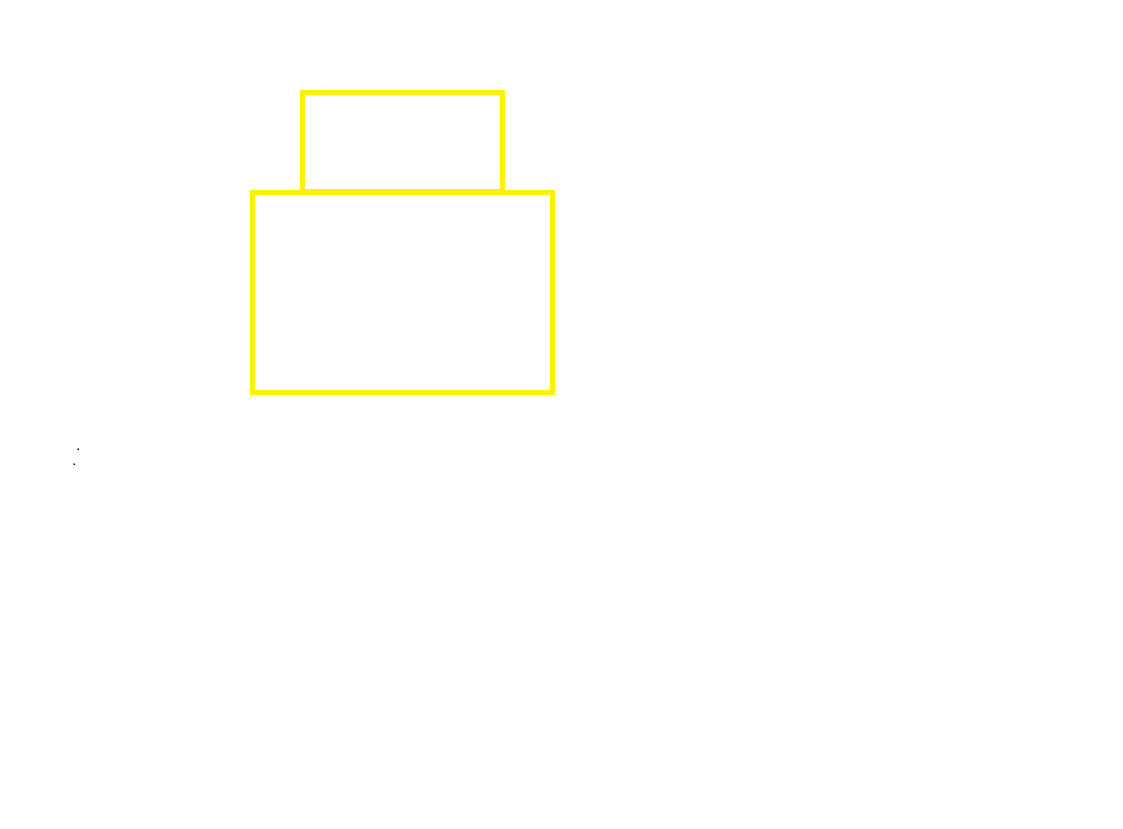
#> input picture yellowrectangle.png, 1123 x 829 px, given in place of the camera
$ python gudumDeneme.py
#> lines starting #> are read from the running program, lines starting #| are printed output that depends on the picture; after the words box and inside, x2 and y2 are one past the last pixel; in counts of white or black regions, pixels touching at a corner belong together
### allfunctions.py
import cv2
import numpy as np

# [30 lines left out: function findOfCircle, not called in this run]


def divideOfScreen(frame):
    cv2.line(frame,(320,0),(320,480),(0,255,255),1)
    cv2.line(frame,(0,240),(640,240),(0,255,255),1)
    return frame


### CommunicateMotor.py
def sagaGit():
    print("Sağa Git")
def solaGit():
    print('Sola git')
def yukariGit():
    print('yukari git')
def asagiGit():
    print('asagi git')
def duzGit():
    print('Hedefe ana avrat gidiliyor.')

def communicateMotor(x,y):
    if x<-20 :
        if y<-20:
            sagaGit()
            asagiGit()
        elif y>20:
           sagaGit()
           yukariGit()

    elif x>20:
        if y<-20:
            solaGit()
            asagiGit()
        elif y>20:
           solaGit()
           yukariGit()

    else:
        duzGit()

### gudumDeneme.py
import cv2
import numpy as np
import time
import allfunctions
import CommunicateMotor

video=cv2.VideoCapture(0)
lower_color=np.array([20,147,0])
upper_color = np.array([30,255,255])
while True:
    ret,frame=video.read()
#> frame is the input picture: shape (829, 1123, 3); mean B, G, R 253, 254.9, 255
    time.sleep(.05)
    frame=cv2.GaussianBlur(frame,(7,7),0)
    frame=cv2.resize(frame,(640,480),interpolation=cv2.INTER_CUBIC)
#> frame: shape (480, 640, 3)
    hsv = cv2.cvtColor(frame,cv2.COLOR_BGR2HSV)
#> hsv: shape (480, 640, 3); mean H, S, V 0.5, 2, 255
    mask = cv2.inRange(hsv,lower_color,upper_color)
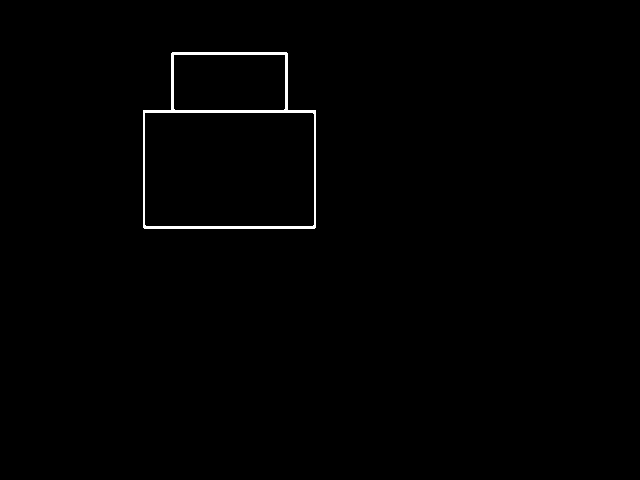
#> mask: shape (480, 640); 0.71% white; 1 white region
    contours,_ = cv2.findContours(mask,cv2.RETR_TREE,cv2.CHAIN_APPROX_NONE)
#> contours = 3 contours; box (x1, y1, x2, y2) and area: (143, 52, 316, 229) 27023, (144, 112, 315, 227) 19374, (173, 54, 286, 111) 6267
    merkezx=0
    merkezy=0
    for cnt in contours:
        area  = cv2.contourArea(cnt)

        if area>3000 and area<30000:#Birden fazla dikdörtgen bulma durumunda burayı arttır. Alan Büyüdükçe dikdörtgen azalıcak.

            x,y,w,h = cv2.boundingRect(cnt)

            genislik=int(w)
            uzunluk=int(h)
            oran=float(genislik/uzunluk)

            if oran>1.7 and oran<2.1:


                frame = cv2.rectangle(frame,(x,y),(x+w,y+h),(0,255,0),2)
                merkezx=int(x+w/2)
                merkezy=int(y+h/2)
                cv2.circle(frame,(merkezx,merkezy),1,(0,255,255),2)
                merkezx=merkezx-320
                merkezy=240-merkezy

                CommunicateMotor.communicateMotor(merkezx,merkezy)
#> this loop made 3 passes
#> (area, x, y, w, h, genislik, uzunluk, oran) on pass 3: (6267, 173, 54, 113, 57, 113, 57, 1.98)
#> (area, x, y, w, h, genislik, uzunluk, oran) on passes 1 to 2: (27023, 143, 52, 173, 177, 173, 177, 0.977), (19373.5, 144, 112, 171, 115, 171, 115, 1.49)
#| Sağa Git
#| yukari git
#> frame: shape (480, 640, 3); mean B, G, R 252.8, 254.9, 254.2
    cv2.putText(frame,"X:"+str(merkezx),(500,50),cv2.FONT_HERSHEY_SIMPLEX,1,(255,0,0),2,cv2.LINE_AA)
    cv2.putText(frame,"Y:  "+str(merkezy),(500,80),cv2.FONT_HERSHEY_SIMPLEX,1,(255,0,0),2,cv2.LINE_AA)

    frame=allfunctions.divideOfScreen(frame)
#> in divideOfScreen, `cv2.line(frame,(0,240),(640,240),(0,255,255),1)`:
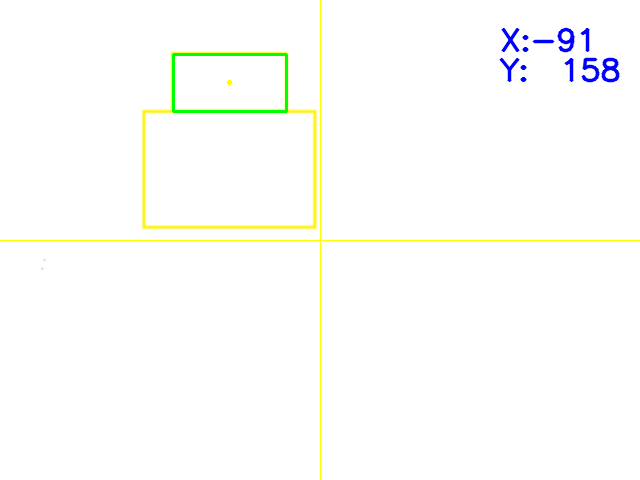
#> frame: shape (480, 640, 3); mean B, G, R 251.9, 253.8, 253.1


    cv2.imshow("Frame",frame)
    k=cv2.waitKey(1)
#> (key q is pressed here)

    if k==27 or k==ord('q'):
        break
video.release()
cv2.destroyAllWindows()
